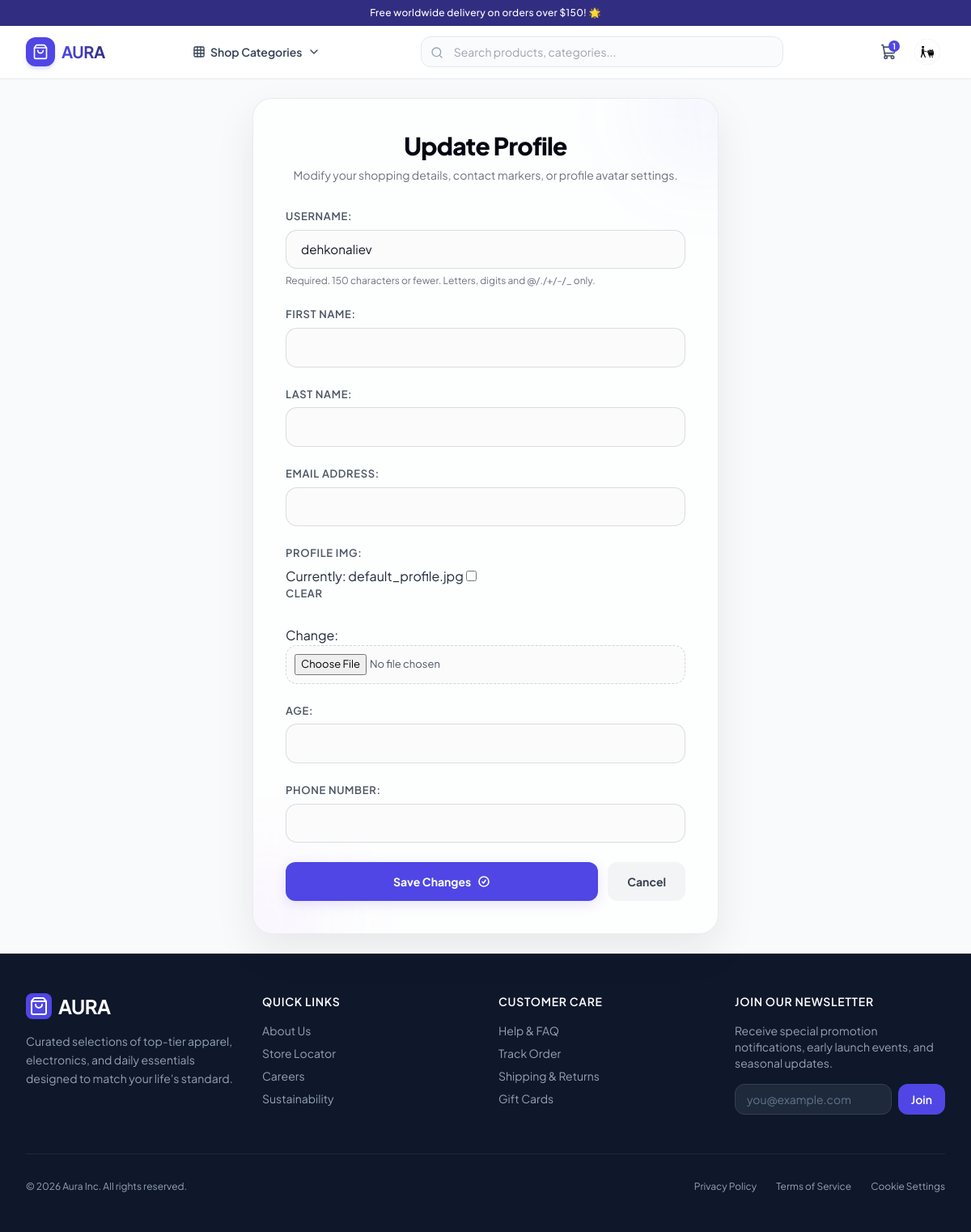
The app's page /users/update/profile (signed in), older data.
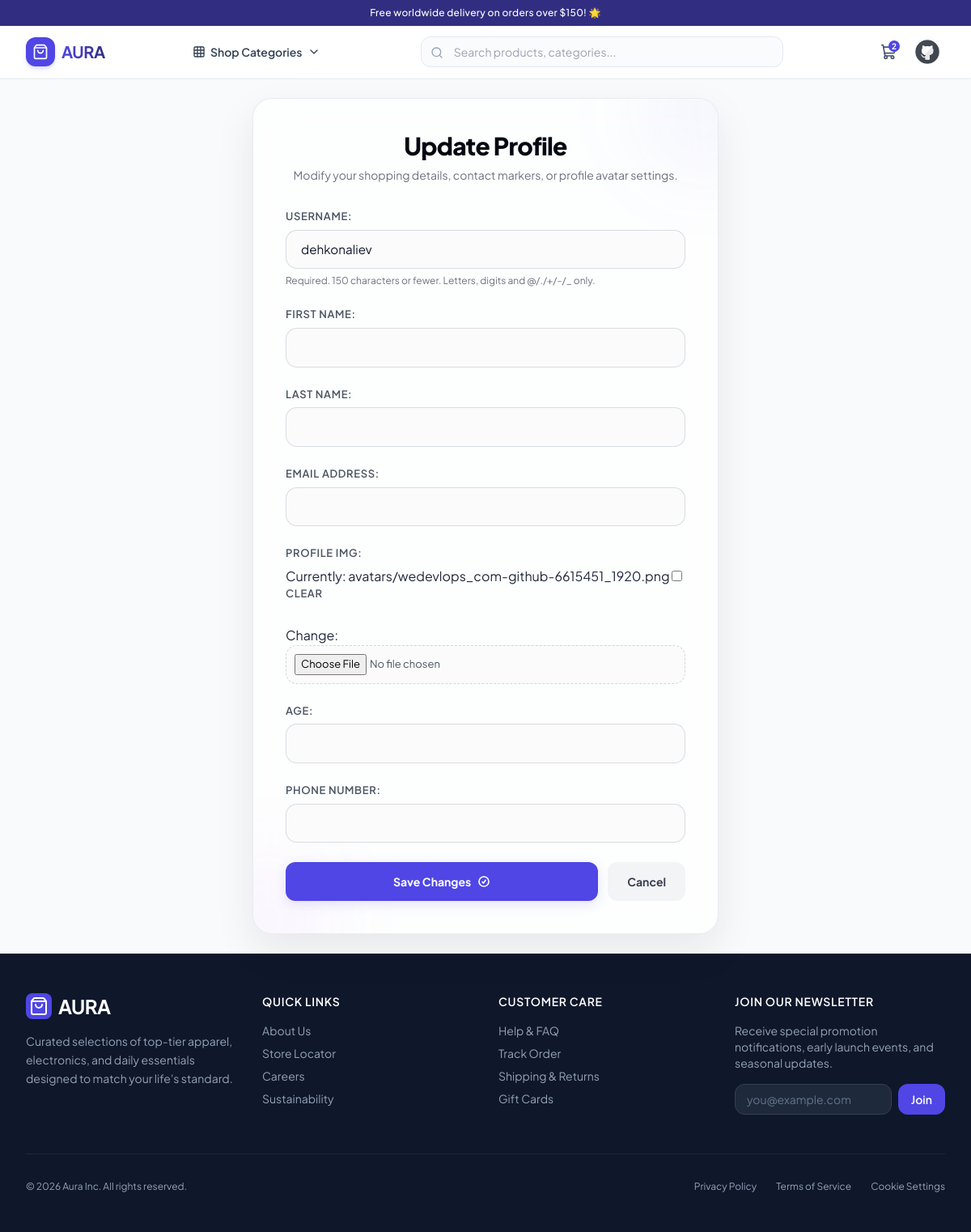
The same page, newer data.
### users/models.py (models this page shows)
class CustomUser(AbstractUser):
    age = models.IntegerField(null=True, blank=True)
    profile_img = models.ImageField(upload_to='avatars/', default='default_profile.jpg', blank=True)
    phone_number = models.CharField(max_length=15, blank=True, null=True)

### users/views.py (the view, shortened to what this page needs)
# urls.py: path('update/profile', UserUpdateView.as_view(), name='update-profile')
class UserUpdateView(LoginRequiredMixin, View):
    def get(self, request):
        form = UserUpdateForm(instance=request.user)
        return render(request, 'users/update.html', {'form': form})

### users/forms.py
class UserUpdateForm(forms.ModelForm):
    class Meta:
        model = CustomUser
        fields = ['username', 'first_name', 'last_name','email', 'profile_img', 'age', 'phone_number' ]

### products/context_processors.py (called while the page is built)
def categories_processor(request):
    context = {
        'categories': Category.objects.prefetch_related('subcategories').all()
    }
    if request.user.is_authenticated:
        context['saved_count'] = Saved.objects.filter(user=request.user).count()
    return context

### templates/users/update.html (shortened to what this page needs)
{% extends 'base.html' %}
{% block content %}
<div class="relative w-full max-w-xl mx-auto bg-white/70 backdrop-blur-xl border border-gray-200/80 rounded-3xl p-8 md:p-10 shadow-[0_20px_50px_rgba(15,23,42,0.08)] overflow-hidden my-6">
    <div class="absolute -top-16 -right-16 w-40 h-40 bg-indigo-500/5 rounded-full blur-[50px] pointer-events-none"></div>
    <div class="text-center mb-8 relative z-10">
        <h2 class="text-2xl md:text-3xl font-extrabold text-gray-950 tracking-tight leading-tight">
            Update Profile
        </h2>
        <p class="text-gray-500 text-xs md:text-sm mt-2 leading-relaxed">
            Modify your shopping details, contact markers, or profile avatar settings.
        </p>
    </div>
    <form action="" method="POST" enctype="multipart/form-data" class="premium-update-form relative z-10">
        {{ form.as_p }}
        <div class="flex flex-col sm:flex-row items-center gap-3 mt-6">
            <button type="submit" class="w-full sm:w-auto flex-1 inline-flex items-center justify-center gap-2 px-6 py-3.5 rounded-xl text-sm font-bold text-white bg-indigo-600 hover:bg-indigo-500 active:scale-[0.98] transition-all duration-200 shadow-[0_4px_15px_rgba(79,70,229,0.15)] hover:shadow-[0_4px_25px_rgba(79,70,229,0.3)] cursor-pointer">
                Save Changes
                <svg xmlns="http://www.w3.org/2000/svg" fill="none" viewBox="0 0 24 24" stroke-width="2.5" stroke="currentColor" class="w-4 h-4">
                    <path stroke-linecap="round" stroke-linejoin="round" d="M9 12.75 11.25 15 15 9.75M21 12a9 9 0 1 1-18 0 9 9 0 0 1 18 0Z" />
                </svg>
            </button>
            <a href="{% url 'profile' %}" class="w-full sm:w-auto px-6 py-3.5 rounded-xl text-sm font-bold text-gray-700 bg-gray-100 hover:bg-gray-200 text-center active:scale-[0.98] transition-all duration-200 cursor-pointer">
                Cancel
            </a>
        </div>
    </form>
</div>
{% endblock %}

### templates/base.html (shortened to what the changed rows need)
<!DOCTYPE html>
<html lang="en" class="h-full bg-gray-50">
<head>
    <script src="https://cdn.tailwindcss.com"></script>
</head>
<body class="flex flex-col min-h-full text-slate-800" x-data="{ mobileMenuOpen: false }">
    <header class="sticky top-0 z-40 bg-white/95 backdrop-blur-md border-b border-slate-100 shadow-sm"
        x-data="{ catMenuOpen: false, userMenuOpen: false }">
        <div class="max-w-7xl mx-auto px-4 sm:px-6 lg:px-8">
            <div class="flex items-center justify-between h-16 gap-4">
                <div class="flex items-center gap-2">
                    {% if request.user.is_authenticated and saved_count > 0 %}
                    <a href="{% url 'saved' %}"
                        class="relative p-2 text-slate-600 hover:bg-slate-50 hover:text-brand-600 rounded-lg transition">
                        <i data-lucide="shopping-cart" class="w-5 h-5"></i>
                        <span
                            class="absolute top-1 right-1 bg-brand-600 text-white text-[10px] w-3.5 h-3.5 rounded-full flex items-center justify-center font-bold">
                            {{saved_count}}
                        </span>
                    </a>
                    {% endif %}
                    <div class="relative">
                        <button @click="userMenuOpen = !userMenuOpen" @click.away="userMenuOpen = false"
                            class="flex items-center gap-1.5 p-1.5 rounded-lg hover:bg-slate-50 transition">
                            <div
                                class="w-8 h-8 bg-brand-100 text-brand-700 font-bold rounded-full flex items-center justify-center text-xs">
                                {% if user.is_authenticated %}
                                <div
                                    class="w-8 h-8 bg-brand-100 text-brand-700 font-bold rounded-full flex items-center justify-center text-sm uppercase overflow-hidden">
                                    <img src="{{request.user.profile_img.url}}" alt=""
                                        class="w-full h-full object-cover rounded-full">
                                </div>
                                {% else %}
                                <i data-lucide="user" class="w-4 h-4"></i>
                                {% endif %}
                            </div>
                        </button>
                    </div>
                </div>
            </div>
        </div>
    </header>
    <main class="flex-grow">
        {% block content %}{% endblock %}
    </main>
</body>
</html>

Row changes from the older to the newer data that the page shows:
changed CustomUser "dehkonaliev": user.profile_img: picture added in place of a placeholder
Text that changed along with them:
{{ saved_count }}: "1" → "2"
text no longer shown: "USERNAME: Required. 150 characters or fewer. Letters, digits and @/./+/-/_ only. FIRST NAME: LAST NAME: EMAIL ADDRESS: PROFILE IMG: Currently: default_profile.jpg CLEAR Change: AGE: PHONE NUMBER:"
text now shown: "USERNAME: Required. 150 characters or fewer. Letters, digits and @/./+/-/_ only. FIRST NAME: LAST NAME: EMAIL ADDRESS: PROFILE IMG: Currently: avatars/wedevlops_com-github-6615451_1920.png CLEAR Change: AGE: PHONE NUMBER:"
